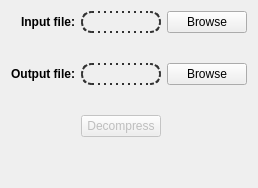
      <widget class="QWidget" name="tab_dcl">
       <attribute name="title">
        <string>Decompressor (DCL)</string>
       </attribute>
       <layout class="QGridLayout" name="gridLayout_5">
        <property name="verticalSpacing">
         <number>30</number>
        </property>
        <item row="0" column="1">
         <widget class="QLabel" name="tab_dcl_label_in">
          <property name="styleSheet">
           <string notr="true">border: 2px dotted rgb(50, 50, 50);
border-radius: 10;
</string>
          </property>
          <property name="text">
           <string/>
          </property>
          <property name="wordWrap">
           <bool>true</bool>
          </property>
         </widget>
        </item>
        <item row="0" column="2">
         <widget class="QPushButton" name="tab_dcl_select_in">
          <property name="maximumSize">
           <size>
            <width>100</width>
            <height>16777215</height>
           </size>
          </property>
          <property name="text">
           <string>Browse</string>
          </property>
         </widget>
        </item>
        <item row="2" column="1">
         <widget class="QPushButton" name="tab_dcl_decompress">
          <property name="enabled">
           <bool>false</bool>
          </property>
          <property name="text">
           <string>Decompress</string>
          </property>
         </widget>
        </item>
        <item row="1" column="0">
         <widget class="QLabel" name="label_7">
          <property name="font">
           <font>
            <weight>75</weight>
            <bold>true</bold>
           </font>
          </property>
          <property name="text">
           <string>Output file:</string>
          </property>
          <property name="alignment">
           <set>Qt::AlignRight|Qt::AlignTrailing|Qt::AlignVCenter</set>
          </property>
         </widget>
        </item>
        <item row="1" column="1">
         <widget class="QLabel" name="tab_dcl_label_out">
          <property name="styleSheet">
           <string notr="true">border: 2px dotted rgb(50, 50, 50);
border-radius: 10;
</string>
          </property>
          <property name="text">
           <string/>
          </property>
          <property name="wordWrap">
           <bool>true</bool>
          </property>
         </widget>
        </item>
        <item row="0" column="0">
         <widget class="QLabel" name="label_4">
          <property name="maximumSize">
           <size>
            <width>100</width>
            <height>16777215</height>
           </size>
          </property>
          <property name="font">
           <font>
            <weight>75</weight>
            <bold>true</bold>
           </font>
          </property>
          <property name="text">
           <string>Input file:</string>
          </property>
          <property name="alignment">
           <set>Qt::AlignRight|Qt::AlignTrailing|Qt::AlignVCenter</set>
          </property>
         </widget>
        </item>
        <item row="1" column="2">
         <widget class="QPushButton" name="tab_dcl_select_out">
          <property name="text">
           <string>Browse</string>
          </property>
         </widget>
        </item>
        <item row="3" column="1">
         <spacer name="verticalSpacer_3">
          <property name="orientation">
           <enum>Qt::Vertical</enum>
          </property>
          <property name="sizeHint" stdset="0">
           <size>
            <width>20</width>
            <height>40</height>
           </size>
          </property>
         </spacer>
        </item>
       </layout>
      </widget>
